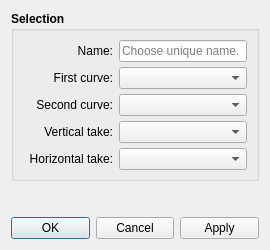
<?xml version="1.0" encoding="UTF-8"?>
<ui version="4.0">
 <class>DialogPointOfIntersectionCurves</class>
 <widget class="QDialog" name="DialogPointOfIntersectionCurves">
  <property name="geometry">
   <rect>
    <x>0</x>
    <y>0</y>
    <width>270</width>
    <height>250</height>
   </rect>
  </property>
  <property name="minimumSize">
   <size>
    <width>270</width>
    <height>0</height>
   </size>
  </property>
  <property name="windowTitle">
   <string>Point - Intersect Curves</string>
  </property>
  <property name="windowIcon">
   <iconset resource="../../../vmisc/share/resources/icon.qrc">
    <normaloff>:/icon/64x64/icon64x64.png</normaloff>:/icon/64x64/icon64x64.png</iconset>
  </property>
  <layout class="QVBoxLayout" name="verticalLayout_2">
   <item>
    <widget class="QGroupBox" name="selection_GroupBox">
     <property name="sizePolicy">
      <sizepolicy hsizetype="Expanding" vsizetype="Preferred">
       <horstretch>0</horstretch>
       <verstretch>0</verstretch>
      </sizepolicy>
     </property>
     <property name="minimumSize">
      <size>
       <width>0</width>
       <height>170</height>
      </size>
     </property>
     <property name="font">
      <font>
       <pointsize>9</pointsize>
       <bold>true</bold>
      </font>
     </property>
     <property name="title">
      <string>Selection</string>
     </property>
     <layout class="QVBoxLayout" name="verticalLayout">
      <item>
       <layout class="QFormLayout" name="formLayout">
        <property name="labelAlignment">
         <set>Qt::AlignRight|Qt::AlignTrailing|Qt::AlignVCenter</set>
        </property>
        <item row="0" column="0">
         <widget class="QLabel" name="labelEditNamePoint">
          <property name="sizePolicy">
           <sizepolicy hsizetype="Preferred" vsizetype="Fixed">
            <horstretch>0</horstretch>
            <verstretch>0</verstretch>
           </sizepolicy>
          </property>
          <property name="minimumSize">
           <size>
            <width>90</width>
            <height>22</height>
           </size>
          </property>
          <property name="font">
           <font>
            <pointsize>9</pointsize>
            <bold>false</bold>
           </font>
          </property>
          <property name="text">
           <string>Name:</string>
          </property>
          <property name="alignment">
           <set>Qt::AlignRight|Qt::AlignTrailing|Qt::AlignVCenter</set>
          </property>
         </widget>
        </item>
        <item row="0" column="1">
         <widget class="QLineEdit" name="lineEditNamePoint">
          <property name="sizePolicy">
           <sizepolicy hsizetype="Preferred" vsizetype="Fixed">
            <horstretch>0</horstretch>
            <verstretch>0</verstretch>
           </sizepolicy>
          </property>
          <property name="minimumSize">
           <size>
            <width>80</width>
            <height>22</height>
           </size>
          </property>
          <property name="font">
           <font>
            <pointsize>9</pointsize>
            <bold>false</bold>
           </font>
          </property>
          <property name="toolTip">
           <string>Unique name</string>
          </property>
          <property name="placeholderText">
           <string>Choose unique name.</string>
          </property>
         </widget>
        </item>
        <item row="1" column="0">
         <widget class="QLabel" name="labelCurve1">
          <property name="sizePolicy">
           <sizepolicy hsizetype="Preferred" vsizetype="Fixed">
            <horstretch>0</horstretch>
            <verstretch>0</verstretch>
           </sizepolicy>
          </property>
          <property name="minimumSize">
           <size>
            <width>90</width>
            <height>22</height>
           </size>
          </property>
          <property name="font">
           <font>
            <pointsize>9</pointsize>
            <bold>false</bold>
           </font>
          </property>
          <property name="text">
           <string>First curve:</string>
          </property>
          <property name="alignment">
           <set>Qt::AlignRight|Qt::AlignTrailing|Qt::AlignVCenter</set>
          </property>
         </widget>
        </item>
        <item row="1" column="1">
         <widget class="QComboBox" name="comboBoxCurve1">
          <property name="sizePolicy">
           <sizepolicy hsizetype="Preferred" vsizetype="Fixed">
            <horstretch>0</horstretch>
            <verstretch>0</verstretch>
           </sizepolicy>
          </property>
          <property name="minimumSize">
           <size>
            <width>80</width>
            <height>22</height>
           </size>
          </property>
          <property name="font">
           <font>
            <pointsize>9</pointsize>
            <bold>false</bold>
           </font>
          </property>
          <property name="toolTip">
           <string/>
          </property>
         </widget>
        </item>
        <item row="2" column="0">
         <widget class="QLabel" name="labelCurve2">
          <property name="sizePolicy">
           <sizepolicy hsizetype="Preferred" vsizetype="Fixed">
            <horstretch>0</horstretch>
            <verstretch>0</verstretch>
           </sizepolicy>
          </property>
          <property name="minimumSize">
           <size>
            <width>90</width>
            <height>22</height>
           </size>
          </property>
          <property name="font">
           <font>
            <pointsize>9</pointsize>
            <bold>false</bold>
           </font>
          </property>
          <property name="text">
           <string>Second curve:</string>
          </property>
          <property name="alignment">
           <set>Qt::AlignRight|Qt::AlignTrailing|Qt::AlignVCenter</set>
          </property>
         </widget>
        </item>
        <item row="2" column="1">
         <widget class="QComboBox" name="comboBoxCurve2">
          <property name="sizePolicy">
           <sizepolicy hsizetype="Preferred" vsizetype="Fixed">
            <horstretch>0</horstretch>
            <verstretch>0</verstretch>
           </sizepolicy>
          </property>
          <property name="minimumSize">
           <size>
            <width>80</width>
            <height>22</height>
           </size>
          </property>
          <property name="font">
           <font>
            <pointsize>9</pointsize>
            <bold>false</bold>
           </font>
          </property>
         </widget>
        </item>
        <item row="3" column="0">
         <widget class="QLabel" name="label">
          <property name="sizePolicy">
           <sizepolicy hsizetype="Preferred" vsizetype="Fixed">
            <horstretch>0</horstretch>
            <verstretch>0</verstretch>
           </sizepolicy>
          </property>
          <property name="minimumSize">
           <size>
            <width>90</width>
            <height>22</height>
           </size>
          </property>
          <property name="font">
           <font>
            <pointsize>9</pointsize>
            <bold>false</bold>
           </font>
          </property>
          <property name="text">
           <string>Vertical take:</string>
          </property>
          <property name="alignment">
           <set>Qt::AlignRight|Qt::AlignTrailing|Qt::AlignVCenter</set>
          </property>
         </widget>
        </item>
        <item row="3" column="1">
         <widget class="QComboBox" name="verticalTake_ComboBox">
          <property name="sizePolicy">
           <sizepolicy hsizetype="Preferred" vsizetype="Fixed">
            <horstretch>0</horstretch>
            <verstretch>0</verstretch>
           </sizepolicy>
          </property>
          <property name="minimumSize">
           <size>
            <width>80</width>
            <height>22</height>
           </size>
          </property>
          <property name="font">
           <font>
            <pointsize>9</pointsize>
            <bold>false</bold>
           </font>
          </property>
         </widget>
        </item>
        <item row="4" column="0">
         <widget class="QLabel" name="label_2">
          <property name="sizePolicy">
           <sizepolicy hsizetype="Preferred" vsizetype="Fixed">
            <horstretch>0</horstretch>
            <verstretch>0</verstretch>
           </sizepolicy>
          </property>
          <property name="minimumSize">
           <size>
            <width>90</width>
            <height>22</height>
           </size>
          </property>
          <property name="font">
           <font>
            <pointsize>9</pointsize>
            <bold>false</bold>
           </font>
          </property>
          <property name="text">
           <string>Horizontal take:</string>
          </property>
          <property name="alignment">
           <set>Qt::AlignRight|Qt::AlignTrailing|Qt::AlignVCenter</set>
          </property>
         </widget>
        </item>
        <item row="4" column="1">
         <widget class="QComboBox" name="horizontalTake_ComboBox">
          <property name="sizePolicy">
           <sizepolicy hsizetype="Preferred" vsizetype="Fixed">
            <horstretch>0</horstretch>
            <verstretch>0</verstretch>
           </sizepolicy>
          </property>
          <property name="minimumSize">
           <size>
            <width>80</width>
            <height>22</height>
           </size>
          </property>
          <property name="font">
           <font>
            <pointsize>9</pointsize>
            <bold>false</bold>
           </font>
          </property>
         </widget>
        </item>
       </layout>
      </item>
     </layout>
    </widget>
   </item>
   <item>
    <spacer name="verticalSpacer">
     <property name="orientation">
      <enum>Qt::Vertical</enum>
     </property>
     <property name="sizeHint" stdset="0">
      <size>
       <width>20</width>
       <height>40</height>
      </size>
     </property>
    </spacer>
   </item>
   <item>
    <widget class="QDialogButtonBox" name="buttonBox">
     <property name="orientation">
      <enum>Qt::Horizontal</enum>
     </property>
     <property name="standardButtons">
      <set>QDialogButtonBox::Apply|QDialogButtonBox::Cancel|QDialogButtonBox::Ok</set>
     </property>
    </widget>
   </item>
  </layout>
 </widget>
 <resources>
  <include location="../../../vmisc/share/resources/icon.qrc"/>
 </resources>
 <connections>
  <connection>
   <sender>buttonBox</sender>
   <signal>accepted()</signal>
   <receiver>DialogPointOfIntersectionCurves</receiver>
   <slot>accept()</slot>
   <hints>
    <hint type="sourcelabel">
     <x>248</x>
     <y>254</y>
    </hint>
    <hint type="destinationlabel">
     <x>157</x>
     <y>274</y>
    </hint>
   </hints>
  </connection>
  <connection>
   <sender>buttonBox</sender>
   <signal>rejected()</signal>
   <receiver>DialogPointOfIntersectionCurves</receiver>
   <slot>reject()</slot>
   <hints>
    <hint type="sourcelabel">
     <x>316</x>
     <y>260</y>
    </hint>
    <hint type="destinationlabel">
     <x>286</x>
     <y>274</y>
    </hint>
   </hints>
  </connection>
 </connections>
</ui>
